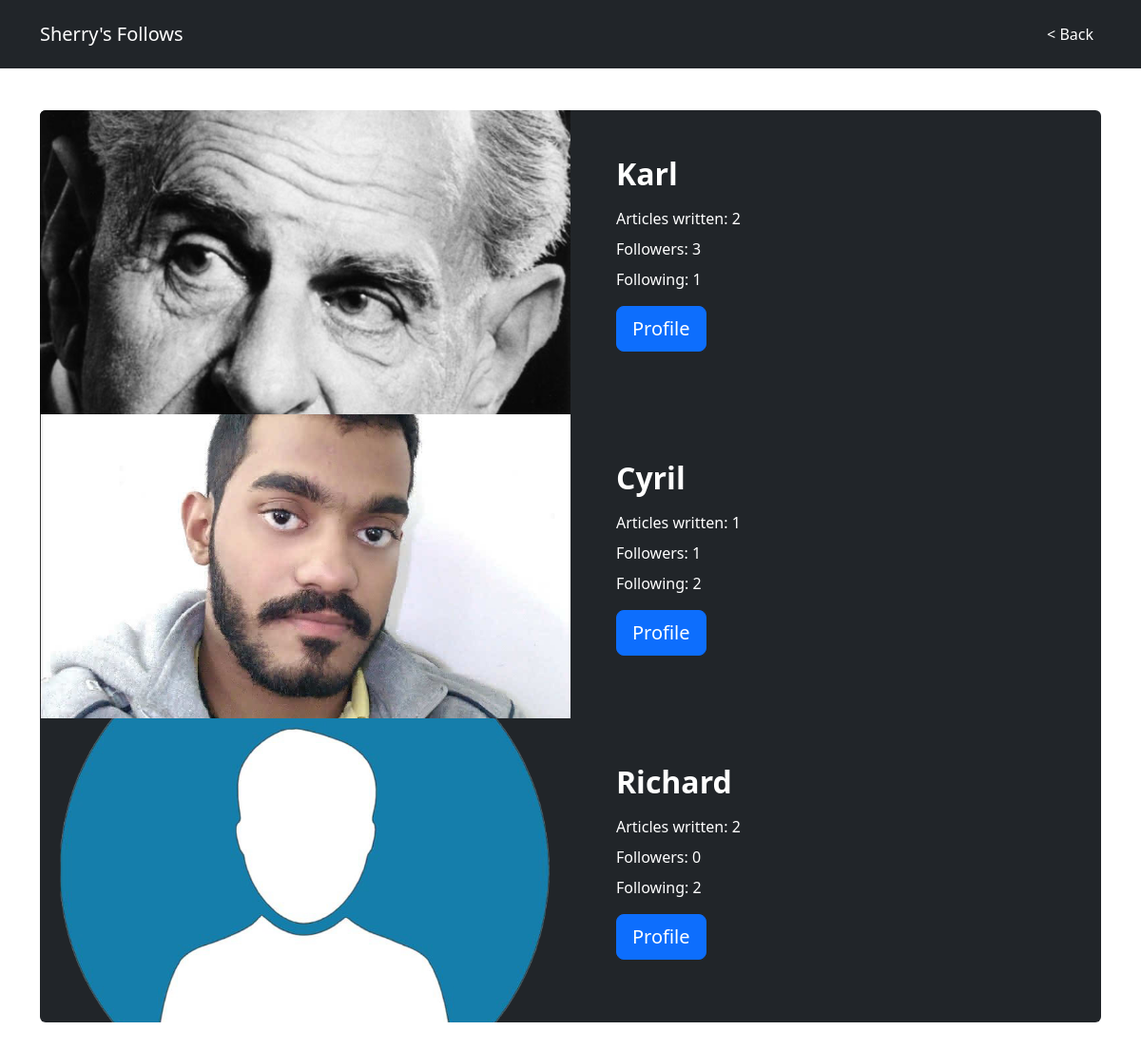
/user=Sherry/account/following, run on the app's committed database.
### application/models.py (models this page shows)
class User(db.Model):
    __tablename__ = 'user'
    roll = db.Column(db.Integer, primary_key=True, autoincrement=True)
    username = db.Column(db.String, unique=True, nullable=False)
    password = db.Column(db.String, nullable=False)
    img = db.Column(db.String)

### application/controllers.py (the view)
@app.route('/user=<username>/account/following')
def following(username):
    user = User.query.filter_by(username=username).first()
    follows = Follow.query.filter_by(follower=user.roll).all()
    follows = tuple([follow.following for follow in follows])
    users = User.query.filter(User.roll.in_(follows)).all()
    follows = dict()
    followers = dict()
    articles = dict()
    for user in users:
        temp = len(Follow.query.filter(Follow.following == user.roll).all())
        follows[user.roll] = temp
        temp = len(Follow.query.filter(Follow.follower == user.roll).all())
        followers[user.roll] = temp
        temp = len(Post.query.filter_by(author = user.username).all())
        articles[user.roll] = temp
    return render_template("follow.html", username=username, users = users, followers=followers, follows=follows, articles=articles, title="Follows")

### templates/follow.html (shortened to what this page needs)
<!DOCTYPE html>
<html lang="en">
<head>
    <link href="https://cdn.jsdelivr.net/npm/bootstrap@5.2.3/dist/css/bootstrap.min.css" rel="stylesheet">
</head>
<body>
    <nav class="navbar navbar-dark navbar-expand sticky-top bg-dark py-3">
        <div class="container">
            <a class="navbar-brand d-flex align-items-center"><span>{{ username }}'s {{ title }}</span></a>
            <div class="collapse navbar-collapse" id="navcol-5">
                <ul class="navbar-nav ms-auto">
                    <li class="nav-item"><a class="nav-link active" href="/user={{ username }}/account">&lt; Back</a></li>
                </ul>
            </div>
        </div>
    </nav>
    <div class="container" style="padding-top: 44px;">
        <div class="bg-dark border rounded border-0 border-dark overflow-hidden" style="padding-bottom: 0px;margin-bottom: 64px;">
            {% for user in users %}
            {% if user.username != "[deleted]" %}
            <div class="row g-0" style="padding-bottom: 0px; border-width: 2px; border-color: white; border: 3px;">
                <div class="col-md-6 order-first order-md-last" style="min-height: 250px;">
                    <div class="text-white p-4 p-md-5">
                        <h2 class="fw-bold text-white mb-3">{{ user.username }}</h2>
                        <p class="mb-2">Articles written: {{ articles[user.roll] }}</p>
                        <p class="mb-2">Followers: {{ followers[user.roll] }}</p>
                        <p class="mb-2">Following: {{ follows[user.roll] }}</p>
                        <div class="my-3"><a class="btn btn-primary btn-lg me-2" role="button" href="/user={{ user.username }}/account">Profile</a></div>
                    </div>
                </div>
                <div class="col-md-6"><img class="w-100 d-block" style="object-fit: cover; height: 320px; object-fit: cover;" src="../../static/img/Users/{{ user.img }}.jpg"></div>
            </div>
            {% endif %}
            {% endfor %}
        </div>
    </div>
</body>
</html>

### data on the page
User: Username "Sherry"
User: username "Karl", articles "2", followers "3", follows "1", shows a picture
User: username "Cyril", articles "1", followers "1", follows "2", shows a picture
User: username "Richard", articles "2", Img "0", follows "2", shows a picture

### other printed values
{{ title }} "Follows"
